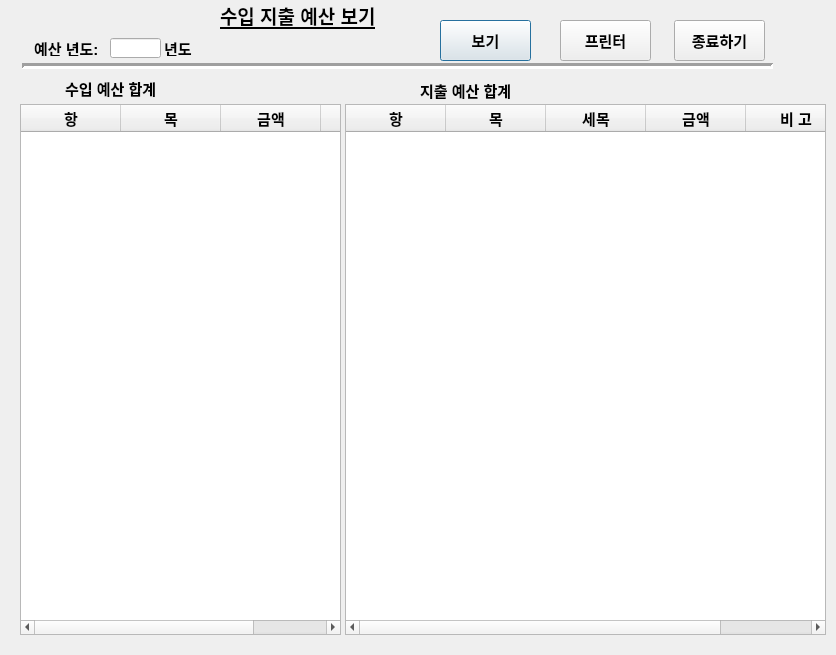
<?xml version="1.0" encoding="UTF-8"?>
<ui version="4.0">
 <class>Dialog</class>
 <widget class="QDialog" name="Dialog">
  <property name="geometry">
   <rect>
    <x>0</x>
    <y>0</y>
    <width>836</width>
    <height>655</height>
   </rect>
  </property>
  <property name="font">
   <font>
    <pointsize>11</pointsize>
   </font>
  </property>
  <property name="windowTitle">
   <string>Dialog</string>
  </property>
  <widget class="QLabel" name="label">
   <property name="geometry">
    <rect>
     <x>220</x>
     <y>0</y>
     <width>191</width>
     <height>31</height>
    </rect>
   </property>
   <property name="font">
    <font>
     <pointsize>14</pointsize>
     <weight>75</weight>
     <bold>true</bold>
     <underline>true</underline>
    </font>
   </property>
   <property name="text">
    <string>수입 지출 예산 보기</string>
   </property>
  </widget>
  <widget class="Line" name="line">
   <property name="geometry">
    <rect>
     <x>22</x>
     <y>56</y>
     <width>751</width>
     <height>20</height>
    </rect>
   </property>
   <property name="lineWidth">
    <number>3</number>
   </property>
   <property name="orientation">
    <enum>Qt::Horizontal</enum>
   </property>
  </widget>
  <widget class="QPushButton" name="budget_view_Button">
   <property name="geometry">
    <rect>
     <x>440</x>
     <y>20</y>
     <width>91</width>
     <height>41</height>
    </rect>
   </property>
   <property name="font">
    <font>
     <pointsize>11</pointsize>
     <weight>75</weight>
     <bold>true</bold>
    </font>
   </property>
   <property name="text">
    <string>보기</string>
   </property>
  </widget>
  <widget class="QLabel" name="year_label">
   <property name="geometry">
    <rect>
     <x>164</x>
     <y>40</y>
     <width>31</width>
     <height>16</height>
    </rect>
   </property>
   <property name="font">
    <font>
     <pointsize>11</pointsize>
     <weight>75</weight>
     <bold>true</bold>
    </font>
   </property>
   <property name="text">
    <string>년도</string>
   </property>
  </widget>
  <widget class="QLineEdit" name="budget_year_widget">
   <property name="geometry">
    <rect>
     <x>110</x>
     <y>38</y>
     <width>51</width>
     <height>20</height>
    </rect>
   </property>
   <property name="font">
    <font>
     <pointsize>11</pointsize>
     <weight>75</weight>
     <bold>true</bold>
    </font>
   </property>
   <property name="alignment">
    <set>Qt::AlignRight|Qt::AlignTrailing|Qt::AlignVCenter</set>
   </property>
  </widget>
  <widget class="QPushButton" name="budget_view_close_Button">
   <property name="geometry">
    <rect>
     <x>674</x>
     <y>20</y>
     <width>91</width>
     <height>41</height>
    </rect>
   </property>
   <property name="font">
    <font>
     <pointsize>11</pointsize>
     <weight>75</weight>
     <bold>true</bold>
    </font>
   </property>
   <property name="text">
    <string>종료하기</string>
   </property>
  </widget>
  <widget class="QLabel" name="label_2">
   <property name="geometry">
    <rect>
     <x>34</x>
     <y>40</y>
     <width>71</width>
     <height>16</height>
    </rect>
   </property>
   <property name="font">
    <font>
     <pointsize>11</pointsize>
     <weight>75</weight>
     <bold>true</bold>
    </font>
   </property>
   <property name="text">
    <string>예산 년도:</string>
   </property>
  </widget>
  <widget class="QTableWidget" name="income_budg_tableWidget">
   <property name="geometry">
    <rect>
     <x>20</x>
     <y>104</y>
     <width>321</width>
     <height>531</height>
    </rect>
   </property>
   <property name="font">
    <font>
     <pointsize>11</pointsize>
     <weight>75</weight>
     <bold>true</bold>
    </font>
   </property>
   <column>
    <property name="text">
     <string>항</string>
    </property>
   </column>
   <column>
    <property name="text">
     <string>목</string>
    </property>
   </column>
   <column>
    <property name="text">
     <string>금액</string>
    </property>
   </column>
   <column>
    <property name="text">
     <string>비 고</string>
    </property>
   </column>
  </widget>
  <widget class="QTableWidget" name="cost_budg_tableWidget">
   <property name="geometry">
    <rect>
     <x>345</x>
     <y>104</y>
     <width>481</width>
     <height>531</height>
    </rect>
   </property>
   <property name="font">
    <font>
     <pointsize>11</pointsize>
     <weight>75</weight>
     <bold>true</bold>
    </font>
   </property>
   <column>
    <property name="text">
     <string>항</string>
    </property>
   </column>
   <column>
    <property name="text">
     <string>목</string>
    </property>
   </column>
   <column>
    <property name="text">
     <string>세목</string>
    </property>
   </column>
   <column>
    <property name="text">
     <string>금액</string>
    </property>
   </column>
   <column>
    <property name="text">
     <string>비 고</string>
    </property>
   </column>
  </widget>
  <widget class="QLabel" name="label_3">
   <property name="geometry">
    <rect>
     <x>65</x>
     <y>78</y>
     <width>111</width>
     <height>20</height>
    </rect>
   </property>
   <property name="font">
    <font>
     <pointsize>11</pointsize>
     <weight>75</weight>
     <bold>true</bold>
    </font>
   </property>
   <property name="text">
    <string>수입 예산 합계</string>
   </property>
  </widget>
  <widget class="QLabel" name="income_budg_hap_widget">
   <property name="geometry">
    <rect>
     <x>210</x>
     <y>81</y>
     <width>91</width>
     <height>20</height>
    </rect>
   </property>
   <property name="font">
    <font>
     <pointsize>11</pointsize>
     <weight>75</weight>
     <bold>true</bold>
    </font>
   </property>
   <property name="text">
    <string/>
   </property>
   <property name="alignment">
    <set>Qt::AlignRight|Qt::AlignTrailing|Qt::AlignVCenter</set>
   </property>
  </widget>
  <widget class="QLabel" name="cost_budg_hap_widget">
   <property name="geometry">
    <rect>
     <x>575</x>
     <y>80</y>
     <width>111</width>
     <height>21</height>
    </rect>
   </property>
   <property name="font">
    <font>
     <pointsize>11</pointsize>
     <weight>75</weight>
     <bold>true</bold>
    </font>
   </property>
   <property name="text">
    <string/>
   </property>
   <property name="alignment">
    <set>Qt::AlignRight|Qt::AlignTrailing|Qt::AlignVCenter</set>
   </property>
  </widget>
  <widget class="QLabel" name="label_4">
   <property name="geometry">
    <rect>
     <x>420</x>
     <y>80</y>
     <width>111</width>
     <height>20</height>
    </rect>
   </property>
   <property name="font">
    <font>
     <pointsize>11</pointsize>
     <weight>75</weight>
     <bold>true</bold>
    </font>
   </property>
   <property name="text">
    <string>지출 예산 합계</string>
   </property>
  </widget>
  <widget class="QPushButton" name="print_Button">
   <property name="geometry">
    <rect>
     <x>560</x>
     <y>20</y>
     <width>91</width>
     <height>41</height>
    </rect>
   </property>
   <property name="font">
    <font>
     <pointsize>11</pointsize>
     <weight>75</weight>
     <bold>true</bold>
    </font>
   </property>
   <property name="text">
    <string>프린터</string>
   </property>
  </widget>
 </widget>
 <tabstops>
  <tabstop>budget_year_widget</tabstop>
  <tabstop>income_budg_tableWidget</tabstop>
  <tabstop>cost_budg_tableWidget</tabstop>
  <tabstop>budget_view_Button</tabstop>
  <tabstop>budget_view_close_Button</tabstop>
 </tabstops>
 <resources/>
 <connections>
  <connection>
   <sender>budget_view_Button</sender>
   <signal>clicked()</signal>
   <receiver>Dialog</receiver>
   <slot>budget_view()</slot>
   <hints>
    <hint type="sourcelabel">
     <x>461</x>
     <y>30</y>
    </hint>
    <hint type="destinationlabel">
     <x>502</x>
     <y>36</y>
    </hint>
   </hints>
  </connection>
  <connection>
   <sender>budget_view_close_Button</sender>
   <signal>clicked()</signal>
   <receiver>Dialog</receiver>
   <slot>budget_view_close()</slot>
   <hints>
    <hint type="sourcelabel">
     <x>746</x>
     <y>29</y>
    </hint>
    <hint type="destinationlabel">
     <x>780</x>
     <y>34</y>
    </hint>
   </hints>
  </connection>
  <connection>
   <sender>budget_view_Button</sender>
   <signal>clicked()</signal>
   <receiver>Dialog</receiver>
   <slot>budget_view_2()</slot>
   <hints>
    <hint type="sourcelabel">
     <x>502</x>
     <y>29</y>
    </hint>
    <hint type="destinationlabel">
     <x>606</x>
     <y>29</y>
    </hint>
   </hints>
  </connection>
  <connection>
   <sender>print_Button</sender>
   <signal>clicked()</signal>
   <receiver>Dialog</receiver>
   <slot>print_button_clicked()</slot>
   <hints>
    <hint type="sourcelabel">
     <x>614</x>
     <y>52</y>
    </hint>
    <hint type="destinationlabel">
     <x>689</x>
     <y>77</y>
    </hint>
   </hints>
  </connection>
 </connections>
 <slots>
  <slot>budget_view()</slot>
  <slot>budget_view_close()</slot>
  <slot>budget_view_2()</slot>
  <slot>print_button_clicked()</slot>
 </slots>
</ui>
